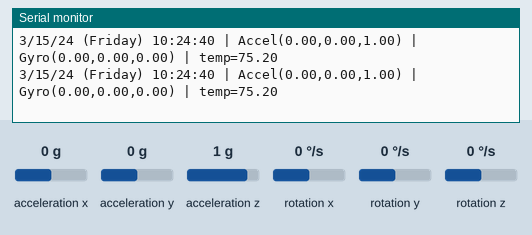
Recording of a sketch running on a simulated Arduino Uno, built with avr-gcc and run on an emulated ATmega328P. On the bench: the last lines printed to the serial monitor. Wiring (inferred from the names in the program): MPU-9250 motion sensor at I2C address 0x69. The inputs (shaded band) are chosen by the test bench; at power-on: rotation z 0 °/s, acceleration x 0 g, acceleration y 0 g, acceleration z 1 g, rotation x 0 °/s, rotation y 0 °/s. The local clock reads 2024-03-15 10:24:30 at power-on unless the sketch sets it.

Above: at 10.2 s.
10.3 s: rotation z set to 8 °/s
At 10.32 s:
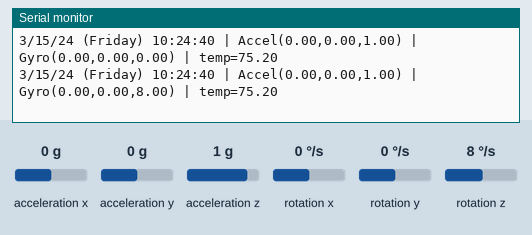
11.8 s: rotation z set to 11 °/s
At 11.83 s:
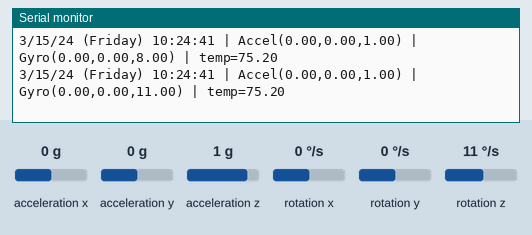
Timing chart, 0 to 14.3 s (numbered marks = the images above; inputs shaded):
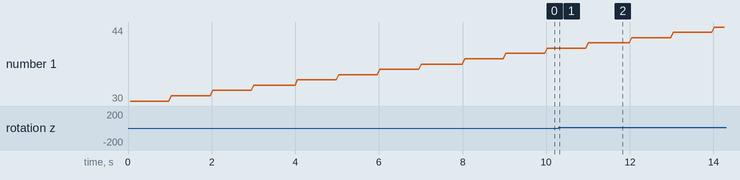

The sketch:

rtc_mpu_raw_i2c.ino
```cpp
////////////////////////////////////////////////////////////////////////////////////////
// OVERVIEW
////////////////////////////////////////////////////////////////////////////////////////
/*
DESCRIPTION: Combined I2C demo.
- DS1307 RTC (RTClib) for timestamp
- Raw Wire.h reads from MPU-9250/MPU-6050 register block (Accel/Gyro/Temp)
AUTHOR: Justus Downing
NOTES FOR MPU-9250 / MPU-6500 BREAKOUTS (I2C MODE):
- Power with 3.3V just to be safe
- For I2C mode, NCS/CS MUST be tied HIGH (to VCC).
- Address is 0x69.
*/
////////////////////////////////////////////////////////////////////////////////////////
// INCLUDES
////////////////////////////////////////////////////////////////////////////////////////
#include <Arduino.h>
#include <stdio.h>
#include <stdlib.h>
#include <string.h>
#include <math.h>
#include "Wire.h"     // I2C library
#include "RTClib.h"   // DS1307 RTC library
using namespace std;
////////////////////////////////////////////////////////////////////////////////////////
// DEFINES AND MACROS
////////////////////////////////////////////////////////////////////////////////////////
// MPU address: 0x68 if AD0 LOW, 0x69 if AD0 HIGH
const int MPU_I2C_SlaveAddress = 0x69;
// WHO_AM_I register (works for MPU-6050/6500/9250)
const uint8_t WHO_AM_I_REG = 0x75;
// Set to 1 to FORCE RTC time you need to change the timer (use once, then set back to 0)
#define FORCE_SET_RTC_TIME  0
////////////////////////////////////////////////////////////////////////////////////////
// GLOBALS
////////////////////////////////////////////////////////////////////////////////////////
RTC_DS1307 rtc;
char daysOfTheWeek[7][12] =
{
"Sunday", "Monday", "Tuesday", "Wednesday", "Thursday", "Friday", "Saturday"
};
int16_t accel_x, accel_y, accel_z;
int16_t gyro_x, gyro_y, gyro_z;
int16_t temp;
////////////////////////////////////////////////////////////////////////////////////////
// FUNCTIONS
////////////////////////////////////////////////////////////////////////////////////////
void setup()
{
Serial.begin(115200);
Serial.write("\n\rRTC + MPU (RAW I2C) Demo\n\r");
// Start I2C
Wire.begin();
Wire.setClock(100000);
// -------------------------
// MPU: quick identity check
// -------------------------
Wire.beginTransmission(MPU_I2C_SlaveAddress);
Wire.write(WHO_AM_I_REG);
Wire.endTransmission(false);
Wire.requestFrom(MPU_I2C_SlaveAddress, 1, true);
uint8_t whoami = Wire.read();
Serial.print("WHO_AM_I = 0x");
Serial.println(whoami, HEX);
// Wake up MPU (PWR_MGMT_1 = 0x6B, write 0x00)
Wire.beginTransmission(MPU_I2C_SlaveAddress);
Wire.write(0x6B);
Wire.write(0x00);
Wire.endTransmission(true);
delay(50);
// -------------------------
// RTC init + set time
// -------------------------
if (!rtc.begin())
{
Serial.println("Couldn't find RTC");
Serial.flush();
while (1) delay(10);
}
// Set RTC to 2/1/2026 7:27 PM (19:27:00) once
if (!rtc.isrunning() || FORCE_SET_RTC_TIME)
{
Serial.println("Setting RTC time to 2026-02-01 19:27:00");
rtc.adjust(DateTime(2026, 2, 1, 19, 27, 0));
}
}
////////////////////////////////////////////////////////////////////////////////////////
void loop()
{
// -------------------------
// RTC timestamp (compact)
// -------------------------
DateTime now = rtc.now();
// Print: 2/1/26 (Sunday) 19:27:SS
Serial.print(now.month(), DEC);
Serial.print('/');
Serial.print(now.day(), DEC);
Serial.print('/');
Serial.print(now.year() % 100, DEC);
Serial.print(" (");
Serial.print(daysOfTheWeek[now.dayOfTheWeek()]);
Serial.print(") ");
// 24-hour with leading zeros
if (now.hour() < 10) Serial.print('0');
Serial.print(now.hour(), DEC);
Serial.print(':');
if (now.minute() < 10) Serial.print('0');
Serial.print(now.minute(), DEC);
Serial.print(':');
if (now.second() < 10) Serial.print('0');
Serial.print(now.second(), DEC);
Serial.print(" | ");
// -------------------------
// MPU read (ACCEL->TEMP->GYRO block starting at 0x3B)
// -------------------------
Wire.beginTransmission(MPU_I2C_SlaveAddress);
Wire.write(0x3B);
Wire.endTransmission(false);
Wire.requestFrom(MPU_I2C_SlaveAddress, 14, true);
accel_x = (Wire.read() << 8) | Wire.read();
accel_y = (Wire.read() << 8) | Wire.read();
accel_z = (Wire.read() << 8) | Wire.read();
temp    = (Wire.read() << 8) | Wire.read();
gyro_x  = (Wire.read() << 8) | Wire.read();
gyro_y  = (Wire.read() << 8) | Wire.read();
gyro_z  = (Wire.read() << 8) | Wire.read();
// Convert to friendly units (defaults assume +/-2g and +/-250 dps)
float ax_g = (float)accel_x / 16384.0f;
float ay_g = (float)accel_y / 16384.0f;
float az_g = (float)accel_z / 16384.0f;
float gx_dps = (float)gyro_x / 131.0f;
float gy_dps = (float)gyro_y / 131.0f;
float gz_dps = (float)gyro_z / 131.0f;
float tempF = (((float)temp) / 340.0f + 36.53f) * 1.8f + 32.0f;
// Print IMU data
Serial.print("Accel(");
Serial.print(ax_g, 2); Serial.print(",");
Serial.print(ay_g, 2); Serial.print(",");
Serial.print(az_g, 2); Serial.print(")");
Serial.print(" | Gyro(");
Serial.print(gx_dps, 2); Serial.print(",");
Serial.print(gy_dps, 2); Serial.print(",");
Serial.print(gz_dps, 2); Serial.print(")");
Serial.print(" | temp=");
Serial.print(tempF, 2);
Serial.println();
delay(50);  // faster updates than 100ms
}
```

Measured:
- after the input at 10.3 s, the serial monitor: prints a new line at once (image 1)
- after the input at 11.8 s, the serial monitor: prints a new line at once (image 2)
